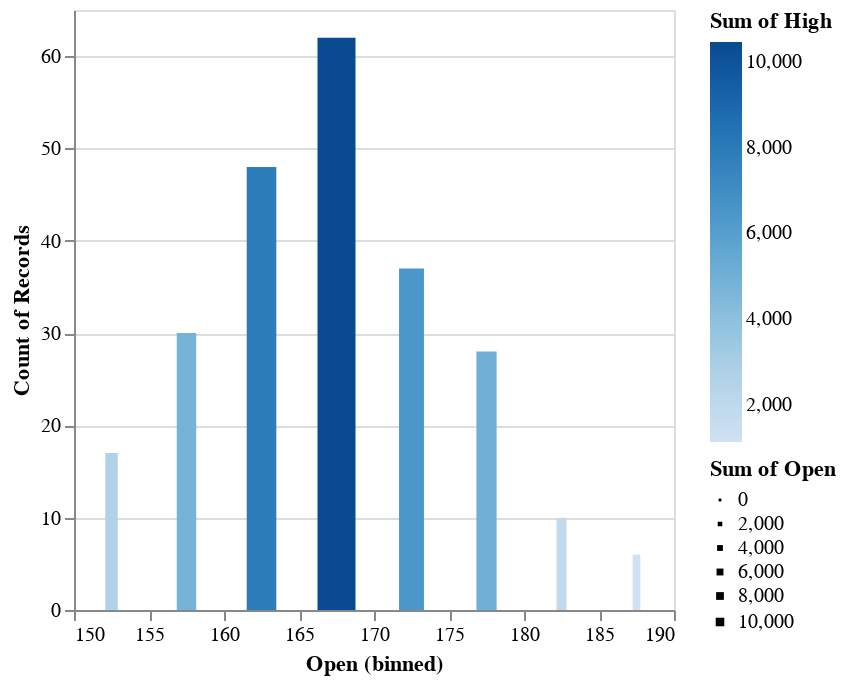

The notebook cell this image was saved under:
### Code cell
DeepnoteChart(ticket_df, """{"layer":[{"layer":[{"mark":{"clip":true,"type":"bar","tooltip":true},"encoding":{"x":{"bin":true,"sort":null,"type":"quantitative","field":"Open","scale":{"type":"linear"}},"y":{"sort":null,"type":"quantitative","scale":{"type":"linear"},"format":{"type":"default","decimals":null},"aggregate":"count","formatType":"numberFormatFromNumberType"},"size":{"sort":null,"type":"quantitative","field":"Open","aggregate":"sum"},"color":{"sort":null,"type":"quantitative","field":"High","scale":{"scheme":"blues"},"aggregate":"sum"}}}]}],"title":"","config":{"legend":{}},"$schema":"https://vega.github.io/schema/vega-lite/v5.json","encoding":{}}""")

### Figure 1 — Vega-Lite specification as saved in the notebook (floating-point values rounded to 4 significant figures; data arrays with more than 128 entries replaced by an {"elided": "..."} marker saying what was removed)
{"$schema": "https://vega.github.io/schema/vega-lite/v5.json", "config": {"legend": {}}, "data": {"values": {"elided": "238 records"}}, "encoding": {}, "layer": [{"layer": [{"encoding": {"color": {"aggregate": "sum", "field": "High", "scale": {"scheme": "blues"}, "sort": null, "type": "quantitative"}, "size": {"aggregate": "sum", "field": "Open", "sort": null, "type": "quantitative"}, "x": {"bin": true, "field": "Open", "scale": {"type": "linear"}, "sort": null, "type": "quantitative"}, "y": {"aggregate": "count", "format": {"decimals": null, "type": "default"}, "formatType": "numberFormatFromNumberType", "scale": {"type": "linear"}, "sort": null, "type": "quantitative"}}, "mark": {"clip": true, "tooltip": true, "type": "bar"}}]}], "title": ""}
